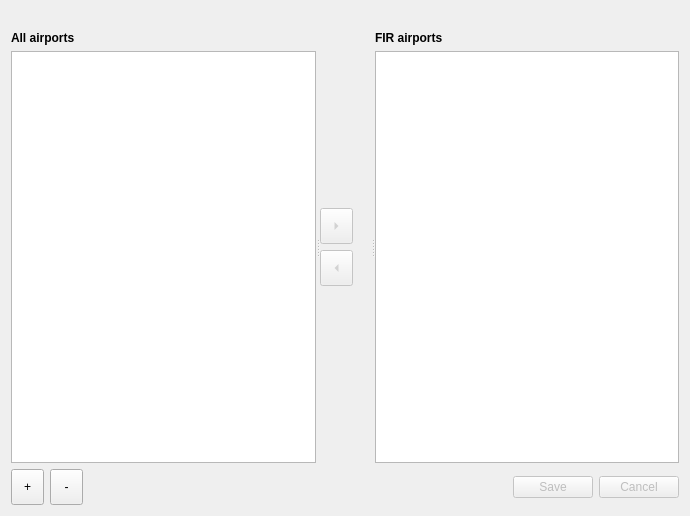
<?xml version="1.0" encoding="UTF-8"?>
<ui version="4.0">
 <class>AirportEditor</class>
 <widget class="QWidget" name="AirportEditor">
  <property name="geometry">
   <rect>
    <x>0</x>
    <y>0</y>
    <width>690</width>
    <height>516</height>
   </rect>
  </property>
  <property name="windowTitle">
   <string>Airport editor</string>
  </property>
  <layout class="QVBoxLayout" name="verticalLayout_4">
   <item>
    <widget class="QLabel" name="firLabel">
     <property name="font">
      <font>
       <weight>75</weight>
       <bold>true</bold>
      </font>
     </property>
     <property name="alignment">
      <set>Qt::AlignCenter</set>
     </property>
    </widget>
   </item>
   <item>
    <widget class="QSplitter" name="splitter_2">
     <property name="sizePolicy">
      <sizepolicy hsizetype="Expanding" vsizetype="Expanding">
       <horstretch>0</horstretch>
       <verstretch>0</verstretch>
      </sizepolicy>
     </property>
     <property name="orientation">
      <enum>Qt::Horizontal</enum>
     </property>
     <property name="childrenCollapsible">
      <bool>false</bool>
     </property>
     <widget class="QWidget" name="layoutWidget">
      <layout class="QVBoxLayout" name="verticalLayout_3">
       <item>
        <widget class="QLabel" name="label">
         <property name="font">
          <font>
           <weight>75</weight>
           <bold>true</bold>
          </font>
         </property>
         <property name="text">
          <string>All airports</string>
         </property>
        </widget>
       </item>
       <item>
        <widget class="QTableView" name="airportsView">
         <property name="selectionBehavior">
          <enum>QAbstractItemView::SelectRows</enum>
         </property>
         <property name="sortingEnabled">
          <bool>true</bool>
         </property>
         <attribute name="horizontalHeaderStretchLastSection">
          <bool>true</bool>
         </attribute>
        </widget>
       </item>
      </layout>
     </widget>
     <widget class="QWidget" name="widget" native="true">
      <property name="sizePolicy">
       <sizepolicy hsizetype="Ignored" vsizetype="Expanding">
        <horstretch>0</horstretch>
        <verstretch>0</verstretch>
       </sizepolicy>
      </property>
      <property name="minimumSize">
       <size>
        <width>51</width>
        <height>0</height>
       </size>
      </property>
      <property name="maximumSize">
       <size>
        <width>51</width>
        <height>16777215</height>
       </size>
      </property>
      <layout class="QVBoxLayout" name="verticalLayout_2">
       <item>
        <spacer name="verticalSpacer">
         <property name="orientation">
          <enum>Qt::Vertical</enum>
         </property>
         <property name="sizeHint" stdset="0">
          <size>
           <width>20</width>
           <height>40</height>
          </size>
         </property>
        </spacer>
       </item>
       <item>
        <widget class="QToolButton" name="addFirAirportButton">
         <property name="enabled">
          <bool>false</bool>
         </property>
         <property name="minimumSize">
          <size>
           <width>33</width>
           <height>36</height>
          </size>
         </property>
         <property name="arrowType">
          <enum>Qt::RightArrow</enum>
         </property>
        </widget>
       </item>
       <item>
        <widget class="QToolButton" name="deleteFirAirportButton">
         <property name="enabled">
          <bool>false</bool>
         </property>
         <property name="minimumSize">
          <size>
           <width>33</width>
           <height>36</height>
          </size>
         </property>
         <property name="arrowType">
          <enum>Qt::LeftArrow</enum>
         </property>
        </widget>
       </item>
       <item>
        <spacer name="verticalSpacer_2">
         <property name="orientation">
          <enum>Qt::Vertical</enum>
         </property>
         <property name="sizeHint" stdset="0">
          <size>
           <width>20</width>
           <height>40</height>
          </size>
         </property>
        </spacer>
       </item>
      </layout>
     </widget>
     <widget class="QWidget" name="layoutWidget_2">
      <layout class="QVBoxLayout" name="verticalLayout">
       <item>
        <widget class="QLabel" name="label_2">
         <property name="font">
          <font>
           <weight>75</weight>
           <bold>true</bold>
          </font>
         </property>
         <property name="text">
          <string>FIR airports</string>
         </property>
        </widget>
       </item>
       <item>
        <widget class="QTableView" name="airportsByFirView">
         <property name="editTriggers">
          <set>QAbstractItemView::NoEditTriggers</set>
         </property>
         <property name="selectionBehavior">
          <enum>QAbstractItemView::SelectRows</enum>
         </property>
         <property name="sortingEnabled">
          <bool>true</bool>
         </property>
         <attribute name="horizontalHeaderStretchLastSection">
          <bool>true</bool>
         </attribute>
        </widget>
       </item>
      </layout>
     </widget>
    </widget>
   </item>
   <item>
    <layout class="QHBoxLayout" name="horizontalLayout_4">
     <item>
      <widget class="QToolButton" name="addAirportButton">
       <property name="minimumSize">
        <size>
         <width>33</width>
         <height>36</height>
        </size>
       </property>
       <property name="text">
        <string>+</string>
       </property>
      </widget>
     </item>
     <item>
      <widget class="QToolButton" name="deleteAirportButton">
       <property name="minimumSize">
        <size>
         <width>33</width>
         <height>36</height>
        </size>
       </property>
       <property name="text">
        <string>-</string>
       </property>
      </widget>
     </item>
     <item>
      <widget class="QDialogButtonBox" name="operButtons">
       <property name="enabled">
        <bool>false</bool>
       </property>
       <property name="standardButtons">
        <set>QDialogButtonBox::Cancel|QDialogButtonBox::Save</set>
       </property>
      </widget>
     </item>
    </layout>
   </item>
  </layout>
 </widget>
 <resources/>
 <connections/>
 <slots>
  <slot>OnFIRSelect(int)</slot>
  <slot>OnAddAir()</slot>
  <slot>OnDeleteAir()</slot>
  <slot>OnAddFIRAir()</slot>
  <slot>OnDeleteFIRAir()</slot>
  <slot>OnOperButtons(QAbstractButton*)</slot>
 </slots>
</ui>
